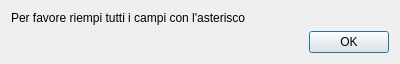
<?xml version="1.0" encoding="UTF-8"?>
<ui version="4.0">
 <class>fillError</class>
 <widget class="QDialog" name="fillError">
  <property name="geometry">
   <rect>
    <x>0</x>
    <y>0</y>
    <width>400</width>
    <height>64</height>
   </rect>
  </property>
  <property name="sizePolicy">
   <sizepolicy hsizetype="Fixed" vsizetype="Fixed">
    <horstretch>0</horstretch>
    <verstretch>0</verstretch>
   </sizepolicy>
  </property>
  <property name="windowTitle">
   <string>Dialog</string>
  </property>
  <layout class="QGridLayout" name="gridLayout">
   <item row="0" column="0">
    <widget class="QLabel" name="label">
     <property name="text">
      <string>Per favore riempi tutti i campi con l'asterisco</string>
     </property>
    </widget>
   </item>
   <item row="1" column="0">
    <widget class="QDialogButtonBox" name="buttonBox">
     <property name="orientation">
      <enum>Qt::Horizontal</enum>
     </property>
     <property name="standardButtons">
      <set>QDialogButtonBox::Ok</set>
     </property>
    </widget>
   </item>
  </layout>
 </widget>
 <resources/>
 <connections>
  <connection>
   <sender>buttonBox</sender>
   <signal>accepted()</signal>
   <receiver>fillError</receiver>
   <slot>accept()</slot>
   <hints>
    <hint type="sourcelabel">
     <x>248</x>
     <y>254</y>
    </hint>
    <hint type="destinationlabel">
     <x>157</x>
     <y>274</y>
    </hint>
   </hints>
  </connection>
  <connection>
   <sender>buttonBox</sender>
   <signal>rejected()</signal>
   <receiver>fillError</receiver>
   <slot>reject()</slot>
   <hints>
    <hint type="sourcelabel">
     <x>316</x>
     <y>260</y>
    </hint>
    <hint type="destinationlabel">
     <x>286</x>
     <y>274</y>
    </hint>
   </hints>
  </connection>
 </connections>
</ui>
